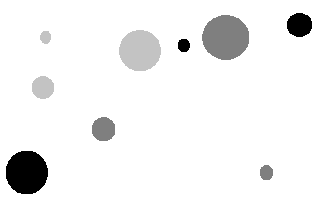
#> input picture blob/blob.png, 319 x 202 px
$ jupyter execute blobSize.ipynb
#> lines starting #> are read from the running program, lines starting #| are printed output that depends on the picture; after the words box and inside, x2 and y2 are one past the last pixel; in counts of white or black regions, pixels touching at a corner belong together
[cell 1]
import cv2
import matplotlib.pyplot as plt
import numpy as np

[cell 2]
img = cv2.imread('blob.png')
#> img is the input picture: shape (202, 319, 3); min 0, max 255, mean 240.6

params = cv2.SimpleBlobDetector_Params()

# see how changing the default param of maxArea of 5000 to 10000 gives us the bigger blobs too
params.filterByArea = True
params.minArea = 400
params.maxArea = 1000

# create 2 detectors
detector = cv2.SimpleBlobDetector_create(params)
detector_normal = cv2.SimpleBlobDetector_create()

keypoints = detector.detect(img)
#> keypoints = 3 keypoints; (x, y, size): (299, 24, 25.7), (103, 129, 24.8), (42, 87, 23.6)
keypoints_normal = detector_normal.detect(img)
#> keypoints_normal = 9 keypoints; (x, y, size): (225, 37, 46.7), (26, 172, 44), (140, 50, 42.4), (299, 24, 25.7), (103, 129, 24.8), (42, 87, 23.6), (266, 172, 15.3), (183, 45, 13.9), (45, 37, 12.9)

blob_normal = img.copy()
for keypoint in keypoints_normal:
    cv2.circle(blob_normal, (int(keypoint.pt[0]) , int(keypoint.pt[1]) ) , int(keypoint.size), (0,255,0), 5)
#> this loop made 9 passes
#> keypoint on passes 1 to 9: keypoint at (26.3, 172), size 44, keypoint at (183.4, 44.9), size 13.9, keypoint at (299.1, 24.5), size 25.7, keypoint at (266, 172.2), size 15.3, keypoint at (103.1, 128.7), size 24.8, keypoint at (225.3, 37), size 46.7, keypoint at (42.5, 87.1), size 23.6, keypoint at (45.1, 36.8), size 12.9, keypoint at (139.5, 50.1), size 42.4
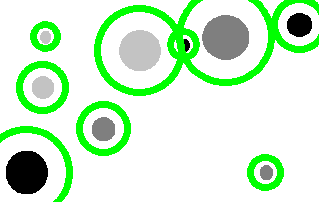
#> blob_normal: shape (202, 319, 3); 13.28% of pixels changed, all inside (x1, y1, x2, y2) = (0, 0, 319, 202)

blob_image = img.copy()
for keypoint in keypoints:
    cv2.circle(blob_image, (int(keypoint.pt[0]) , int(keypoint.pt[1]) ) , int(keypoint.size), (0,255,0), 5)
#> this loop made 3 passes
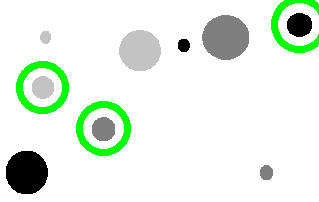
#> blob_image: shape (202, 319, 3); 4.44% of pixels changed, all inside (x1, y1, x2, y2) = (16, 0, 319, 156)

plt.figure(figsize=[20,20])
plt.subplot(131);plt.imshow(img[:,:,::-1]);plt.title("Original Image");plt.axis('off')
plt.subplot(132);plt.imshow(blob_normal[:,:,::-1]);plt.title("Blob Detection");plt.axis('off');
plt.subplot(133);plt.imshow(blob_image[:,:,::-1]);plt.title("Blob Detection With Size");plt.axis('off');
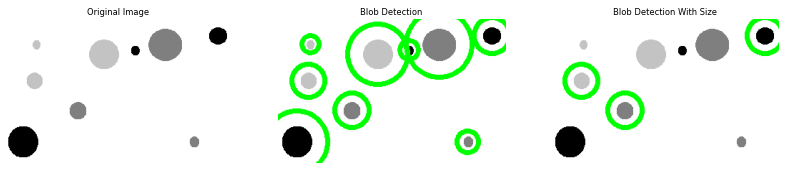
#> figure drawn by matplotlib, 3 panels
